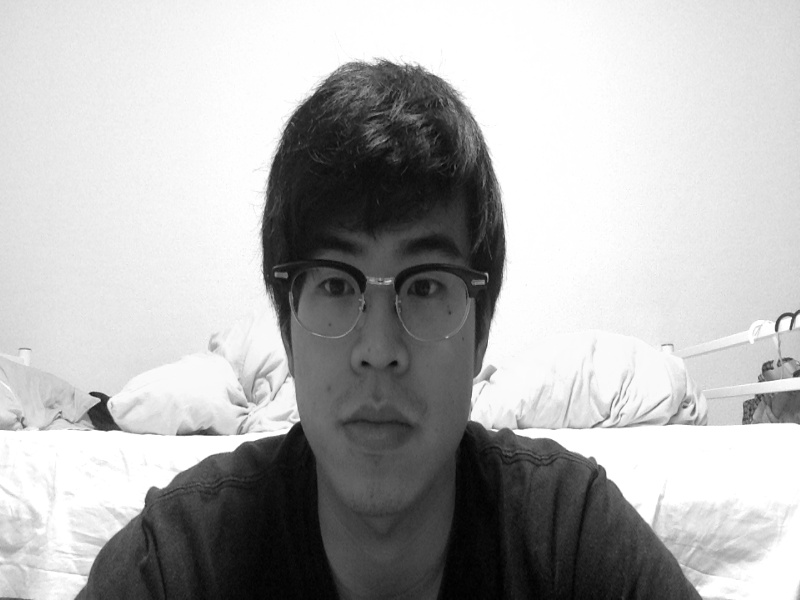
#> input picture face.jpg, 800 x 600 px
$ python detectFace.py   (Python 2 division)
#> lines starting #> are read from the running program, lines starting #| are printed output that depends on the picture; after the words box and inside, x2 and y2 are one past the last pixel; in counts of white or black regions, pixels touching at a corner belong together
# -*- coding: utf-8 -*-
import cv2

cascade_path = "/usr/local/opt/opencv/share/OpenCV/haarcascades/haarcascade_frontalface_alt.xml"

image_path = "face.jpg"

color = (255, 5, 5) # kinda red

# Loading file
image = cv2.imread(image_path)
#> image is the input picture: shape (600, 800, 3); min 0, max 255, mean 177.4

cascade = cv2.CascadeClassifier(cascade_path)

facerect = cascade.detectMultiScale(image, scaleFactor=1.1, minNeighbors=1, minSize=(1,1))
#> facerect = [[714, 562, 37, 37], [271, 203, 226, 226]]

isFace = True

print "face rectangle"
print facerect
#| [[714 562  37  37]
#|  [271 203 226 226]]

if len(facerect) > 0:
    rectSize = []
    for rect in facerect:
        rectSize.append(rect[2]*rect[3])
#> this loop made 2 passes
#> after the loop, rectSize = [1369, 51076]
    print rectSize
#| [1369, 51076]
    faceIndex = rectSize.index(max(rectSize))
#> faceIndex = 1
    print faceIndex
#| 1
    detectedFace = facerect[faceIndex]
#> detectedFace = [271, 203, 226, 226]
    cv2.rectangle(image, tuple(detectedFace[0:2]),tuple(detectedFace[0:2]+detectedFace[2:4]), color, thickness=2)
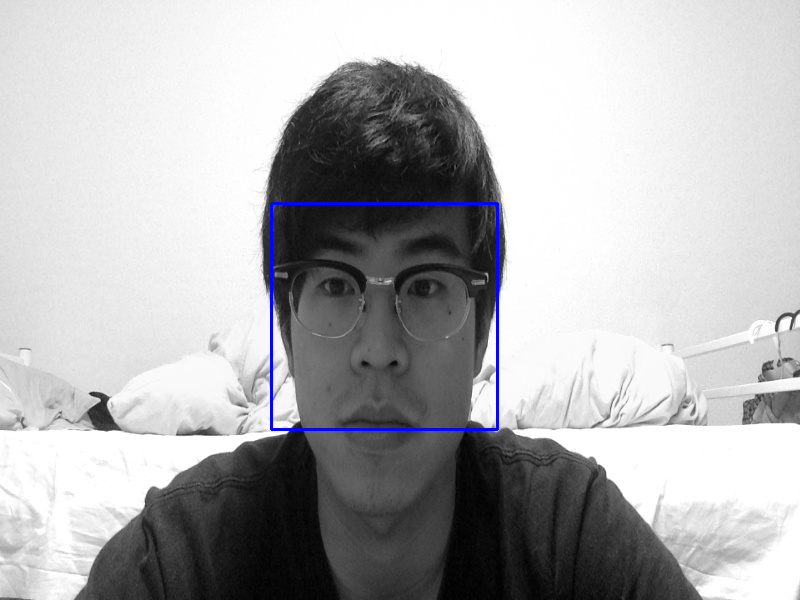
#> image: shape (600, 800, 3); 0.56% of pixels changed, all inside (x1, y1, x2, y2) = (270, 202, 499, 431)
    cv2.imwrite("detected.jpg",image)
else:
    isFace = False
    print("no face")

$ run again, with thisIs.jpg copied over face.jpg
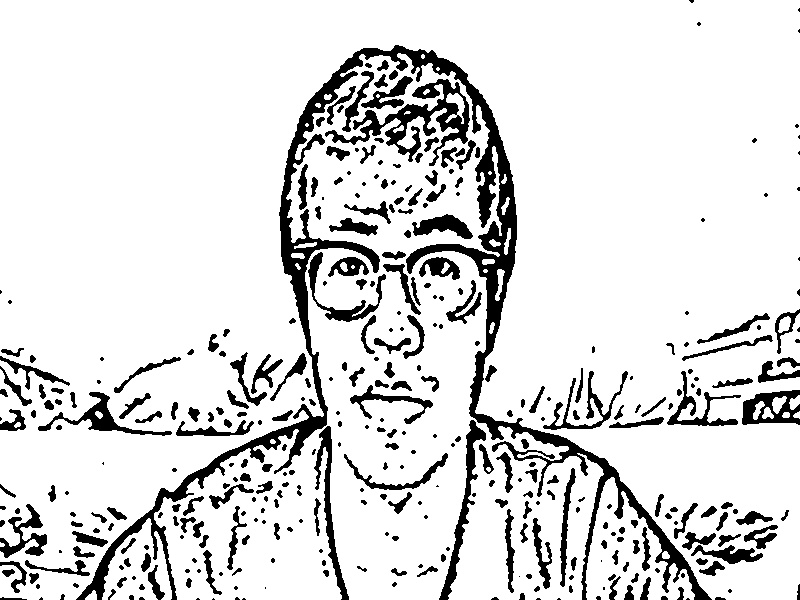
#> input picture thisIs.jpg, 800 x 600 px
#> image is the input picture: shape (600, 800, 3); min 0, max 255, mean 221.2
#> facerect = [[655, 492, 52, 52]]
#| [[655 492  52  52]]
#> the loop `for rect in facerect:` made 1 pass
#> after the loop `for rect in facerect:`: rectSize = [2704]
#| [2704]
#> faceIndex = 0
#| 0
#> detectedFace = [655, 492, 52, 52]
#> `cv2.rectangle(image, tuple(detectedFace[0:2]),tuple(detectedFace[0:2]+..`:
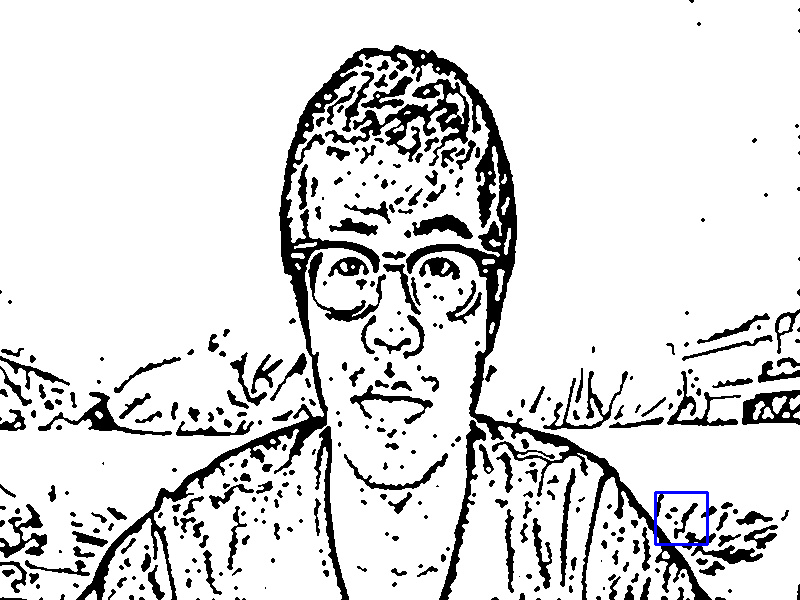
#> image: shape (600, 800, 3); 0.13% of pixels changed, all inside (x1, y1, x2, y2) = (654, 491, 709, 546)
